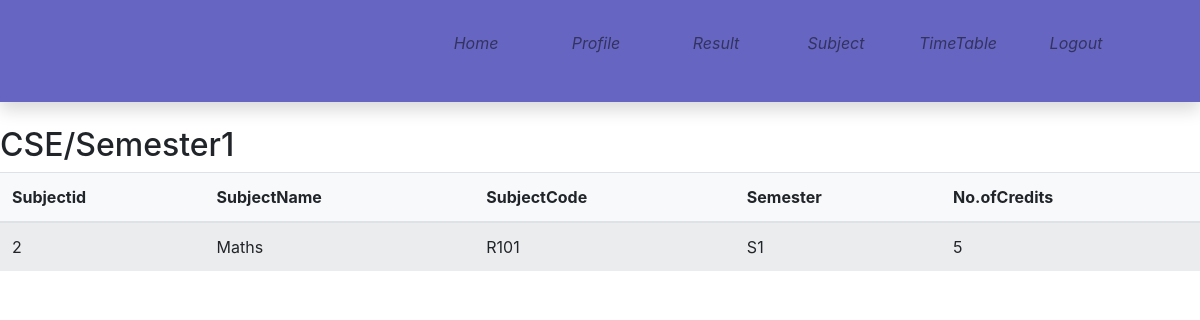
/view/studentsubject.php (signed in), run on the app's committed database.
### tables this page shows
CREATE TABLE `student` (
  `Sid` int(11) NOT NULL,
  `RegisterNo` int(11) NOT NULL,
  `Name` varchar(20) NOT NULL,
  `Mobile` bigint(20) NOT NULL,
  `Department` varchar(20) NOT NULL,
  `Course` varchar(20) NOT NULL,
  `Email` varchar(30) NOT NULL,
  `SemesterNo` int(11) NOT NULL,
  `Year` int(11) NOT NULL,
  `Username` varchar(20) NOT NULL,
  `Password` varchar(20) NOT NULL
);

CREATE TABLE `subject` (
  `Subjectid` int(11) NOT NULL,
  `Course` varchar(20) NOT NULL,
  `Department` varchar(20) NOT NULL,
  `Subjectname` varchar(20) NOT NULL,
  `Subjectcode` varchar(20) NOT NULL,
  `Semester` varchar(20) NOT NULL,
  `Credits` int(11) NOT NULL
);

### model/MyModel.php (called while the page is built, shortened)
<?php
	class MyModel
	{
		function getdepartment($id)
		{
			include '../config/connection.php';
			$sql="SELECT * FROM student where Sid='".$id."'";
			$result=mysqli_query($conn,$sql);
			return $result;
		}
		function StudSubject($dept)
		{
			include '../config/connection.php';
			$sql="SELECT * FROM subject where Department='".$dept."'";
			$result=mysqli_query($conn,$sql);
			return $result;
		}
	}
?>

### controller/MyController.php (called while the page is built, shortened)
<?php
	class MyController
	{
		function Getdept($id)
		{
			include '../model/MyModel.php';
			$mod=new MyModel();
			$result=$mod->getdepartment($id);
			return $result;
		}
		function Studentsubject($dept)
		{
			$m=new MyModel();
			$r=$m->StudSubject($dept);
			return $r;
		}
	}
?>

### view/studentsubject.php (the view, shortened to what this page needs)
<!doctype html>
	<html>
		<head>
			<link rel ="stylesheet" href="css/bootstrap.min.css">
			<link rel ="stylesheet" href="css/style.css">
		</head>
		<body>
			<div>
				<div class="container-fliud">
					<nav class="navbar navbar-expand navbar-light topbar mb-4 static-top shadow bg-gradient-primary">
						  <ul class="navbar-nav ml-auto pr-5 p-hide">
							<li class="nav-item ">
							  <a class="nav-link " href="studenthome.php">
								<i class="fas fa-home"><p> Home</p></i>
							  </a>
							</li>
			<li class="nav-item ">
              <a class="nav-link " href="studentprofile.php">
                <i class="fas fa-home"><p>Profile</p></i>
              </a>
            </li>
			<li class="nav-item ">
              <a class="nav-link " href="studentresult.php">
                <i class="fas fa-home"><p>Result</p></i>
              </a>
            </li>
			<li class="nav-item ">
              <a class="nav-link " href="studentsubject.php">
                <i class="fas fa-home"><p>Subject</p></i>
              </a>
            </li>
			<li class="nav-item ">
              <a class="nav-link " href="viewtimetable.php">
                <i class="fas fa-home"><p>TimeTable</p></i>
              </a>
            </li>
			<li class="nav-item ">
              <a class="nav-link " href="login.php">
                <i class="fas fa-home"><p> Logout</p></i>
              </a>
            </li>
          </ul>
        </nav>
		</div>
		<?php
						include '../controller/MyController.php';
						$obj=new MyController();
						$result=$obj->Getdept($_SESSION['id']);
						while($row=mysqli_fetch_assoc($result))
						{
							$dep=$row['Department'];
							$sem=$row['SemesterNo'];
						}
		?>
<h2><?php echo $dep?>/Semester<?php echo $sem?></h2>
		<table class="table table-striped card-text bg-light">
		<thead>
			<tr>
				<th>Subjectid</th>
				<th>SubjectName</th>
				<th>SubjectCode</th>
				<th>Semester</th>
				<th>No.ofCredits</th>
			</tr>
		</thead>
			<tbody>
					<?php
						$res=$obj->Studentsubject($dep);
						while($row1=mysqli_fetch_assoc($res))
						{
						?>
						<tr>
						<form>
							<td scope="row"><?php echo $row1['Subjectid'];?></td>
							<td scope="row"><?php echo $row1['Subjectname'];?></td>
							<td scope="row"><?php echo $row1['Subjectcode'];?></td>
							<td scope="row"><?php echo $row1['Semester'];?></td>
							<td scope="row"><?php echo $row1['Credits'];?></td>
						</form>
						</tr>
						<?php
							}
						?>
				</tbody>
		</table>
		</div>
  </body>
</html>

### view/css/style.css (style rules this page uses)
* { margin:0px; padding:0px; }
.navbar { text-align:center; background-color:rgba(0, 0, 153,0.6); }
.navbar ul { float:right; display:inline-flex; list-style-type:none; }
.navbar ul li { width:120px; padding:15px; }
.navbar ul li a { text-decoration:none; color:white; }

### data on the page
student: Department "CSE", SemesterNo "1"
subject: Subjectid "2", Subjectname "Maths", Subjectcode "R101", Semester "S1", Credits "5"
